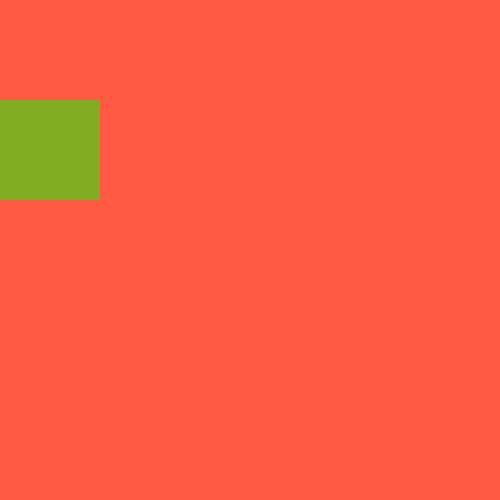
Frame 1 (no input)
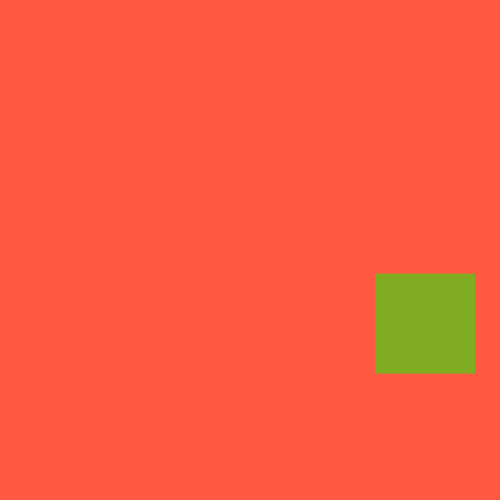
Frame 60 (the mouse pressed at the canvas centre just before this capture)
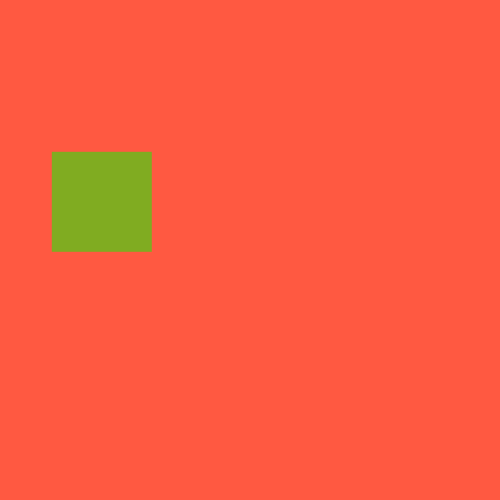
Frame 120 (the mouse held since frame 60 and released just before this capture)

The Processing sketch that drew these frames (run headless with seeded random() and noise(); from frame 60 on, the mouse is pressed at the canvas centre):

// Processing sketch: bouncybox
// ── bouncybox.pde
float boxX = 50;
float boxY = 150;
int rectHeight= 100;
int rectWidth= 100;
float speed = 9;
int newSpeed = 9;


boolean movingRight = true;
boolean movingDown = true;

// sup bitches
void setup(){
 size(500,500);
}

//GO GO GO GO
void draw(){
  
noStroke();
background(255,89,65);
rectMode(CENTER);

if (speed >= 8){
fill(0,255,0,127);
} else{
 fill(0,0,255,127);
}
rect(boxX,boxY,rectWidth,rectHeight);

if(movingRight){
boxX = boxX+speed;
if (boxX >= width-50){
  movingRight = !movingRight;
  speed = newSpeed;
}
}
else{
  boxX = boxX-speed;
  if(boxX <= 50){
  movingRight = !movingRight;
  speed = newSpeed;
  }
}

if(movingDown){
boxY = boxY+speed;
if (boxY >= height-50){
  movingDown = !movingDown;
  speed = newSpeed;
}
}
else{
  boxY = boxY-speed;
  if(boxY <= 50){
  movingDown = !movingDown;
  speed = newSpeed;
  }
}

if (speed > 1){
  speed -=.1;
}else{
  speed = 1;
}

}
